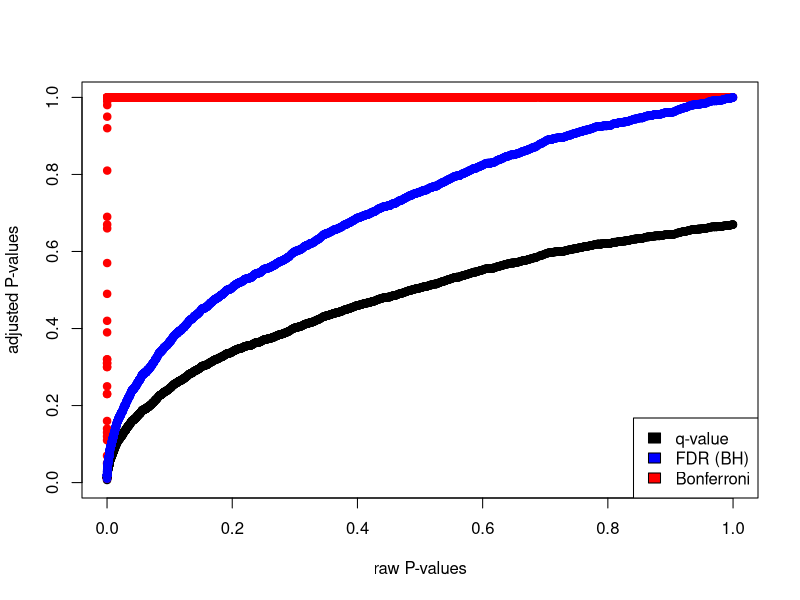
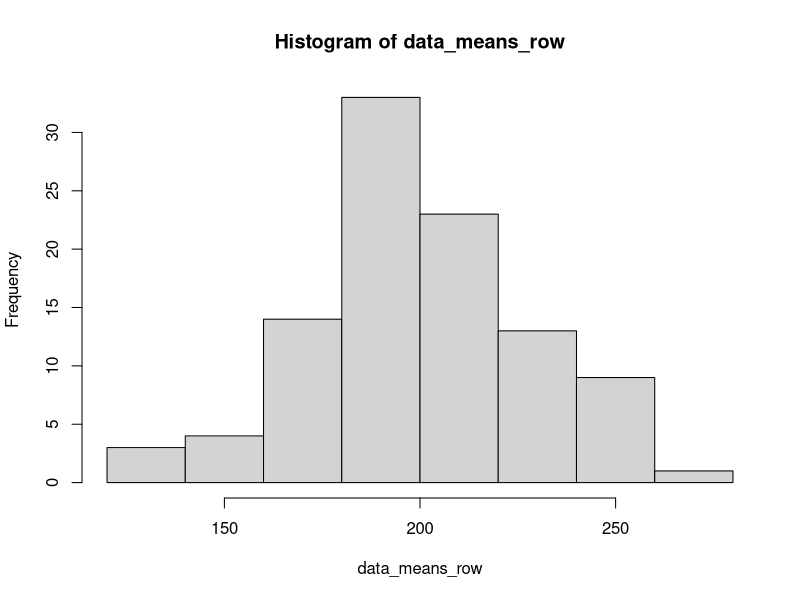
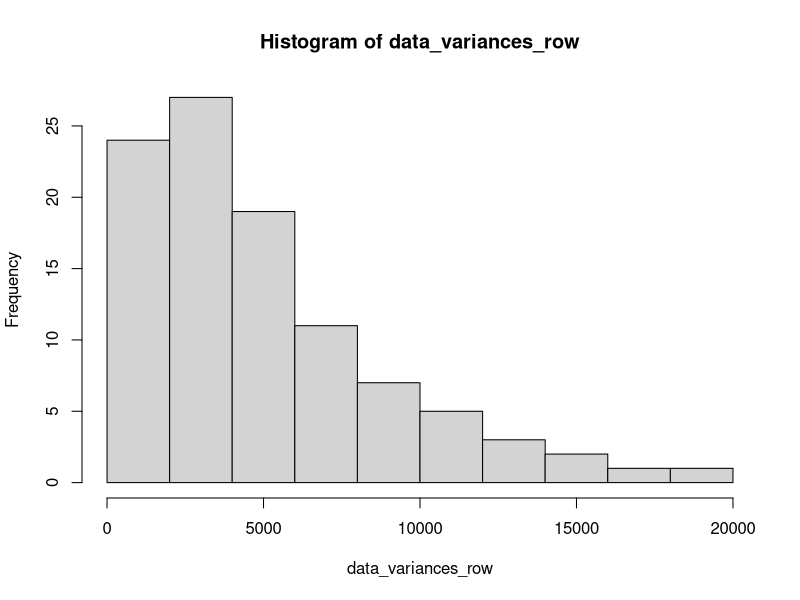
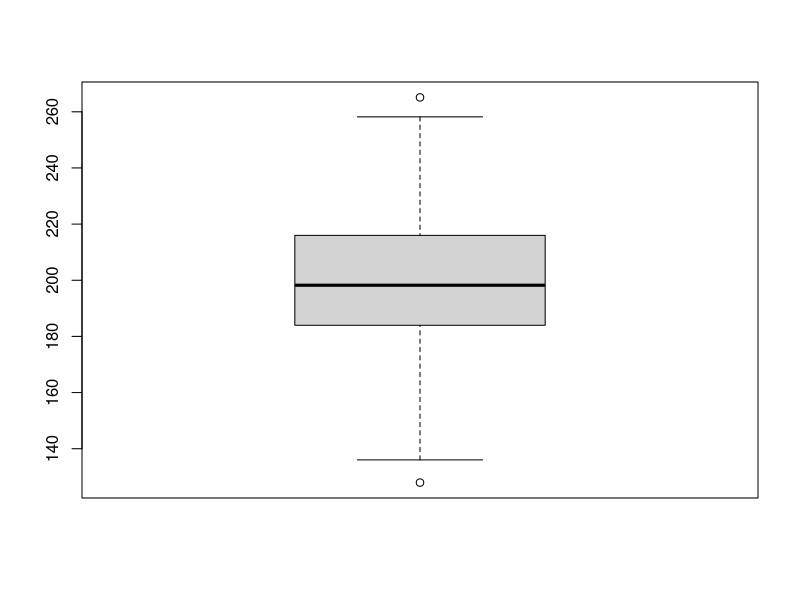
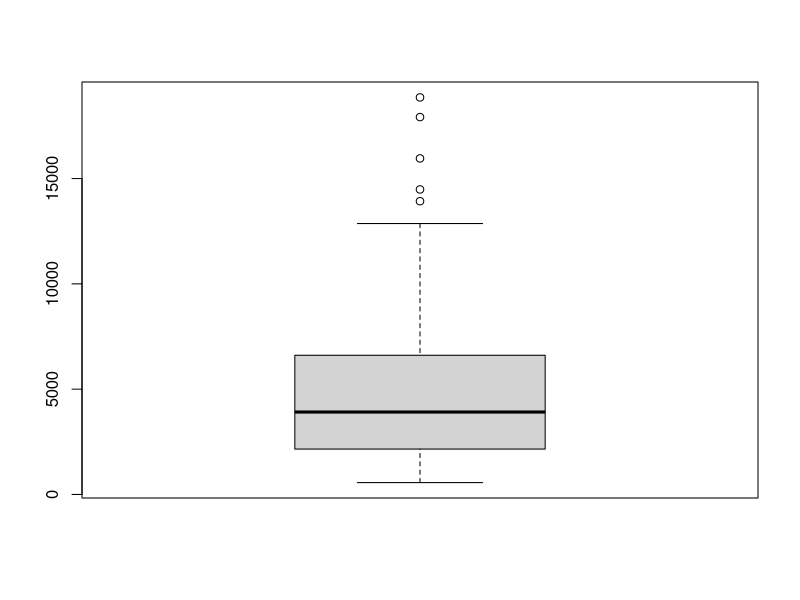
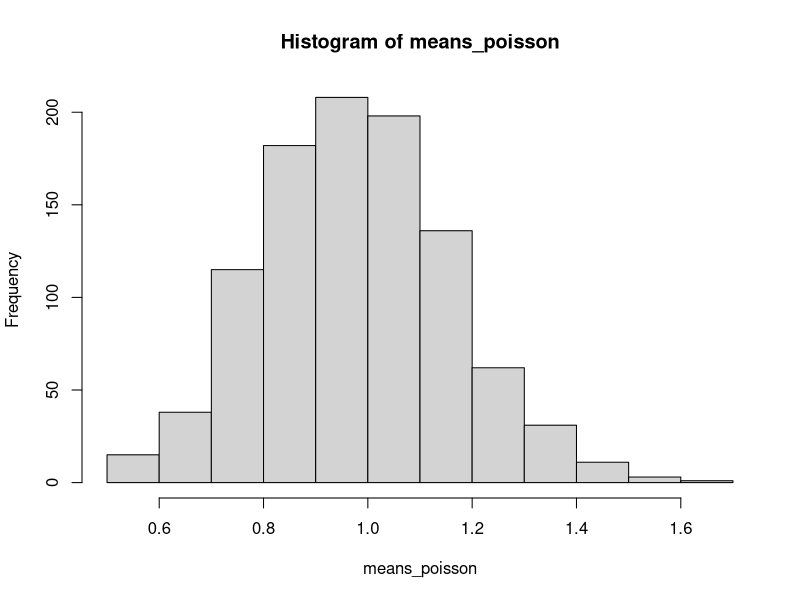

Write R code to recreate these figures, in order.
## ---- chunk 1
library(qvalue)
data(hedenfalk)

qvalues <- qvalue(hedenfalk$p)$q
bonf.pval=p.adjust(hedenfalk$p,method ="bonferroni")
fdr.adj.pval=p.adjust(hedenfalk$p,method ="fdr")

plot(hedenfalk$p,qvalues,pch=19,ylim=c(0,1),
     xlab="raw P-values",ylab="adjusted P-values")
points(hedenfalk$p,bonf.pval,pch=19,col="red")
points(hedenfalk$p,fdr.adj.pval,pch=19,col="blue")
legend("bottomright",legend=c("q-value","FDR (BH)","Bonferroni"),
       fill=c("black","blue","red"))
## ---- chunk 2
set.seed(100)

#sample data matrix from normal distribution
gset=rnorm(600,mean=200,sd=70)
data=matrix(gset,ncol=6)

data_means_row <- apply(data, 1, mean)
data_variances_row <- apply(data, 1, var)
hist(data_means_row)
hist(data_variances_row)
boxplot(data_means_row)
boxplot(data_variances_row)
## ---- chunk 3
sd_means_dist <- sd(data_means_row)
print(sd_means_dist)
print(70 / sqrt(6))

data2=matrix(rnorm(6000,mean=200,sd=70),ncol=6)
data2_means_row <- apply(data2, 1, mean)
sd2_means_dist <- sd(data2_means_row)
print(sd2_means_dist)
print("When the n is made 10x bigger, the standard deviation increases by around 0.2.")
## ---- chunk 4
means_poisson <- c()
for (n in 1:1000) {
  means_poisson[n] <- mean(rpois(30, 1))
}
hist(means_poisson)
print(quantile(means_poisson, probs = c(0.025, 0.975)))
## ---- chunk 5
#HINT
set.seed(100)

#sample 30 values from poisson dist with lamda paramater =30
pois1=rpois(30,lambda=5)

my_ttest <- t.test(pois1, alternative = "t", mu = 5)
my_ttest
